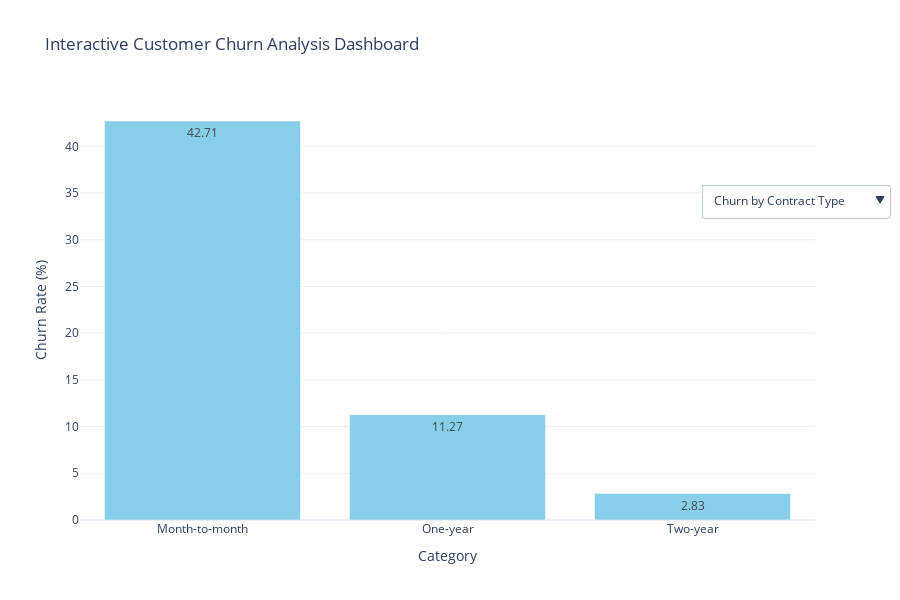

The code cell stored with this chart in its notebook:
### Code cell
import plotly.express as px
import plotly.graph_objects as go
from plotly.subplots import make_subplots

# --- Compute churn rate by multiple categories ---
def churn_rate_by(df, column):
    temp = df.groupby(column)['churn'].mean().reset_index()
    temp['churn'] = (temp['churn'] * 100).round(2)
    temp.rename(columns={'churn': 'churn_rate'}, inplace=True)
    return temp

# Prepare datasets for different filters
by_contract = churn_rate_by(df, 'contract')
by_gender = churn_rate_by(df, 'gender')
by_internet = churn_rate_by(df, 'internet_service')
by_payment = churn_rate_by(df, 'payment_method')

# --- Create a base figure ---
fig = go.Figure()

# Add all traces (hidden initially except first)
fig.add_trace(go.Bar(
    x=by_contract['contract'], y=by_contract['churn_rate'],
    name='By Contract', marker_color='skyblue', visible=True,
    text=by_contract['churn_rate'], textposition='auto'
))

fig.add_trace(go.Bar(
    x=by_gender['gender'], y=by_gender['churn_rate'],
    name='By Gender', marker_color='salmon', visible=False,
    text=by_gender['churn_rate'], textposition='auto'
))

fig.add_trace(go.Bar(
    x=by_internet['internet_service'], y=by_internet['churn_rate'],
    name='By Internet Service', marker_color='mediumseagreen', visible=False,
    text=by_internet['churn_rate'], textposition='auto'
))

fig.add_trace(go.Bar(
    x=by_payment['payment_method'], y=by_payment['churn_rate'],
    name='By Payment Method', marker_color='orange', visible=False,
    text=by_payment['churn_rate'], textposition='auto'
))

# --- Dropdown Menu for Interactive Selection ---
fig.update_layout(
    updatemenus=[
        dict(
            type="dropdown",
            direction="down",
            x=1.1,
            y=0.8,
            buttons=list([
                dict(label="Churn by Contract Type",
                     method="update",
                     args=[{"visible": [True, False, False, False]},
                           {"title": "Churn Rate by Contract Type"}]),
                dict(label="Churn by Gender",
                     method="update",
                     args=[{"visible": [False, True, False, False]},
                           {"title": "Churn Rate by Gender"}]),
                dict(label="Churn by Internet Service",
                     method="update",
                     args=[{"visible": [False, False, True, False]},
                           {"title": "Churn Rate by Internet Service"}]),
                dict(label="Churn by Payment Method",
                     method="update",
                     args=[{"visible": [False, False, False, True]},
                           {"title": "Churn Rate by Payment Method"}]),
            ]),
            showactive=True
        )
    ]
)

# --- General Layout Customization ---
fig.update_layout(
    title="Interactive Customer Churn Analysis Dashboard",
    yaxis_title="Churn Rate (%)",
    xaxis_title="Category",
    template="plotly_white",
    height=600
)

fig.show()

### Figure 1 — Plotly figure (JSON) as saved in the notebook; plotly's stock layout.template omitted (floating-point values rounded to 4 significant figures)
{"data": [{"marker": {"color": "skyblue"}, "name": "By Contract", "text": [42.71, 11.27, 2.83], "textposition": "auto", "type": "bar", "visible": true, "x": ["Month-to-month", "One-year", "Two-year"], "y": [42.71, 11.27, 2.83]}, {"marker": {"color": "salmon"}, "name": "By Gender", "text": [26.92, 26.16], "textposition": "auto", "type": "bar", "visible": false, "x": ["Female", "Male"], "y": [26.92, 26.16]}, {"marker": {"color": "mediumseagreen"}, "name": "By Internet Service", "text": [18.96, 41.89, 7.4], "textposition": "auto", "type": "bar", "visible": false, "x": ["DSL", "Fiber-optic", "No"], "y": [18.96, 41.89, 7.4]}, {"marker": {"color": "orange"}, "name": "By Payment Method", "text": [16.71, 15.24, 45.29, 19.11], "textposition": "auto", "type": "bar", "visible": false, "x": ["Bank-transfer-(automatic)", "Credit-card-(automatic)", "Electronic-check", "Mailed-check"], "y": [16.71, 15.24, 45.29, 19.11]}], "layout": {"height": 600, "title": {"text": "Interactive Customer Churn Analysis Dashboard"}, "updatemenus": [{"buttons": [{"args": [{"visible": [true, false, false, false]}, {"title": "Churn Rate by Contract Type"}], "label": "Churn by Contract Type", "method": "update"}, {"args": [{"visible": [false, true, false, false]}, {"title": "Churn Rate by Gender"}], "label": "Churn by Gender", "method": "update"}, {"args": [{"visible": [false, false, true, false]}, {"title": "Churn Rate by Internet Service"}], "label": "Churn by Internet Service", "method": "update"}, {"args": [{"visible": [false, false, false, true]}, {"title": "Churn Rate by Payment Method"}], "label": "Churn by Payment Method", "method": "update"}], "direction": "down", "showactive": true, "type": "dropdown", "x": 1.1, "y": 0.8}], "xaxis": {"title": {"text": "Category"}}, "yaxis": {"title": {"text": "Churn Rate (%)"}}}}
